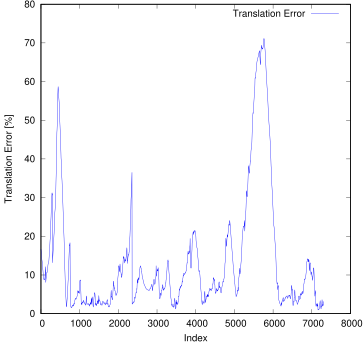

Recreate this plot in gnuplot.
set term postscript eps enhanced color
set output "13_ti.eps"
set size ratio 1
set yrange [0:*]
set xlabel "Index"
set ylabel "Translation Error [%]"
plot "13_ti.txt" using 1:($2*100) title 'Translation Error' lc rgb "#0000FF" pt 2 w lines
